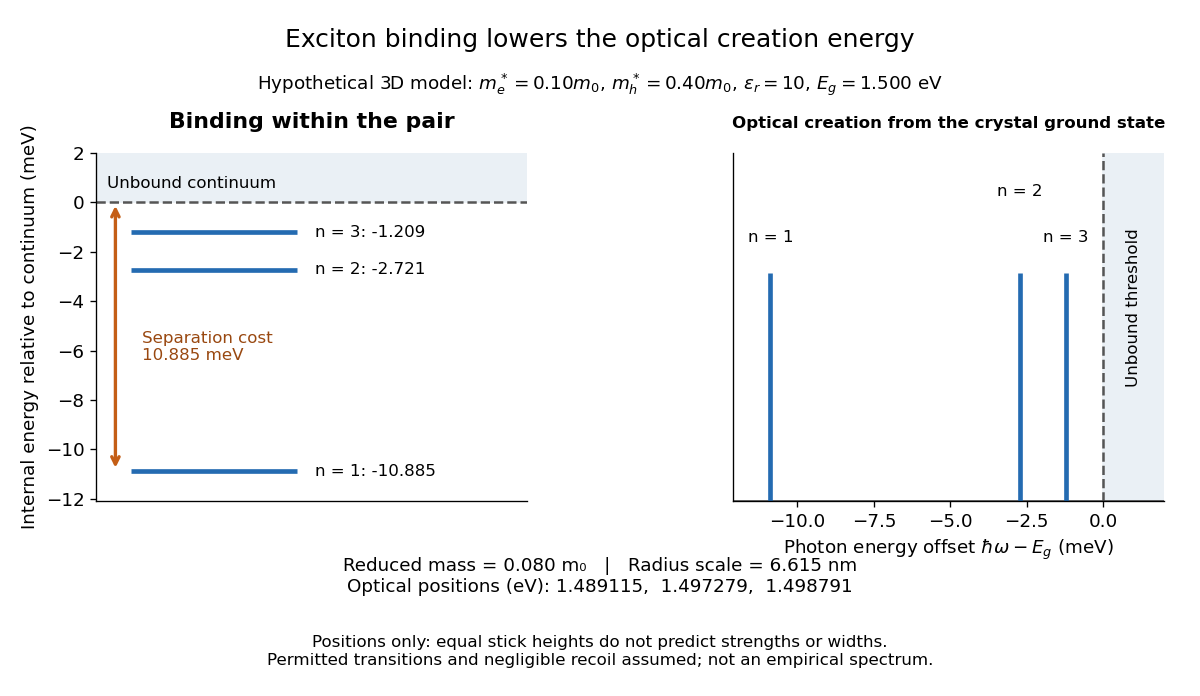

Generate this figure with Python:
"""Hypothetical 3D hydrogenic exciton positions, not an empirical spectrum.

Tested with Python 3.14, matplotlib 3.10.7, numpy 2.3.5. Run from _media;
write the matching PNG to CWD. Equal sticks show positions only. The assumed
optical transitions are permitted; no oscillator strengths are calculated.
"""

from pathlib import Path

import matplotlib.pyplot as plt
import numpy as np


def main():
    # SI values used only to calculate this hypothetical model.
    e = 1.602176634e-19
    hbar = 1.054571817e-34
    epsilon0 = 8.8541878128e-12
    m0 = 9.1093837015e-31
    me, mh, epsilon_r, gap_eV = 0.10 * m0, 0.40 * m0, 10.0, 1.500
    mu = me * mh / (me + mh)
    coulomb = e**2 / (4 * np.pi * epsilon0 * epsilon_r)
    radius_nm = hbar**2 / (mu * coulomb) * 1e9
    rydberg_meV = mu * coulomb**2 / (2 * hbar**2) / e * 1e3
    n = np.arange(1, 4)
    internal_meV = -rydberg_meV / n**2
    optical_eV = gap_eV + internal_meV / 1e3
    assert np.all(internal_meV < 0) and np.all(optical_eV < gap_eV)
    assert np.all(np.diff(optical_eV) > 0)
    assert np.isclose(rydberg_meV, 10.88455, rtol=1e-6)
    assert np.isclose(radius_nm, 6.61472, rtol=1e-6)

    plt.rcParams.update({"font.size": 11, "font.family": "DejaVu Sans"})
    fig, (left, right) = plt.subplots(1, 2, figsize=(10, 5.8), facecolor="white")
    fig.subplots_adjust(left=0.08, right=0.97, bottom=0.28, top=0.78, wspace=0.48)

    left.set(xlim=(0, 1.22), ylim=(-12.1, 2), xticks=[],
             ylabel="Internal energy relative to continuum (meV)")
    left.set_title("Binding within the pair", fontweight="bold", pad=15)
    left.axhspan(0, 2, color="#eaf0f5")
    left.axhline(0, color="#555555", linestyle="--")
    left.text(0.03, 0.6, "Unbound continuum", fontsize=10)
    for ni, value in zip(n, internal_meV, strict=True):
        left.hlines(value, 0.10, 0.57, color="#246bb1", lw=2.8)
        left.text(0.62, value, f"n = {ni}: {value:.3f}", va="center", fontsize=10)
    left.annotate("", xy=(0.055, 0), xytext=(0.055, internal_meV[0]),
                  arrowprops={"arrowstyle": "<->", "color": "#c45e16", "lw": 2})
    left.text(0.13, -6.4, f"Separation cost\n{rydberg_meV:.3f} meV",
              color="#994810", fontsize=10)

    right.set(xlim=(-12.1, 2), ylim=(0, 1.37), yticks=[],
              xlabel=r"Photon energy offset $\hbar\omega-E_g$ (meV)")
    right.set_title("Optical creation from the crystal ground state",
                    fontweight="bold", fontsize=10, pad=15)
    right.axvspan(0, 2, color="#eaf0f5")
    right.axvline(0, color="#555555", linestyle="--")
    right.hlines(0, -12.1, 2, color="#555555", lw=1)
    for ni, position in zip(n, internal_meV, strict=True):
        right.vlines(position, 0, 0.90, color="#246bb1", lw=2.8)
    for ni, position, y in zip(n, internal_meV, [1.02, 1.20, 1.02], strict=True):
        right.text(position, y, f"n = {ni}", ha="center", fontsize=10)
    right.text(1.0, 0.46, "Unbound threshold", rotation=90, ha="center", fontsize=10)

    for ax in (left, right):
        ax.spines[["top", "right"]].set_visible(False)
    fig.suptitle("Exciton binding lowers the optical creation energy", fontsize=15, y=0.96)
    fig.text(0.5, 0.87, r"Hypothetical 3D model: $m_e^*=0.10m_0$, $m_h^*=0.40m_0$, "
             r"$\epsilon_r=10$, $E_g=1.500$ eV", ha="center", fontsize=11)
    fig.text(0.5, 0.15, f"Reduced mass = 0.080 m₀   |   Radius scale = {radius_nm:.3f} nm\n"
             "Optical positions (eV): " + ",  ".join(f"{v:.6f}" for v in optical_eV),
             ha="center", fontsize=11)
    fig.text(0.5, 0.045, "Positions only: equal stick heights do not predict strengths or widths.\n"
             "Permitted transitions and negligible recoil assumed; not an empirical spectrum.",
             ha="center", fontsize=10)
    fig.savefig(Path(__file__).stem + ".png", dpi=120, facecolor="white",
                transparent=False)
    plt.close(fig)


if __name__ == "__main__":
    main()
